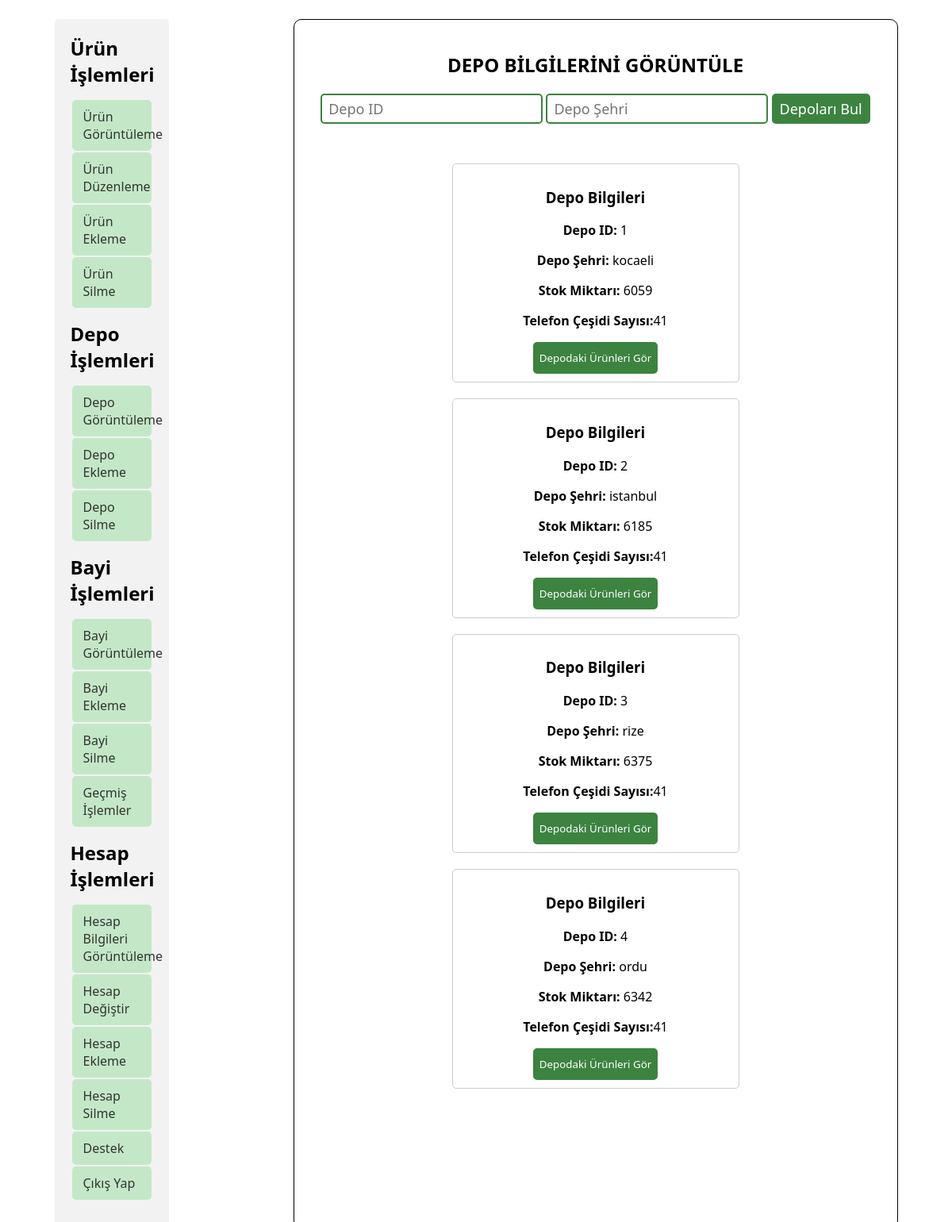
Page /php/users/master_admin/depo_islem/depo_gor.php on the earlier database version.
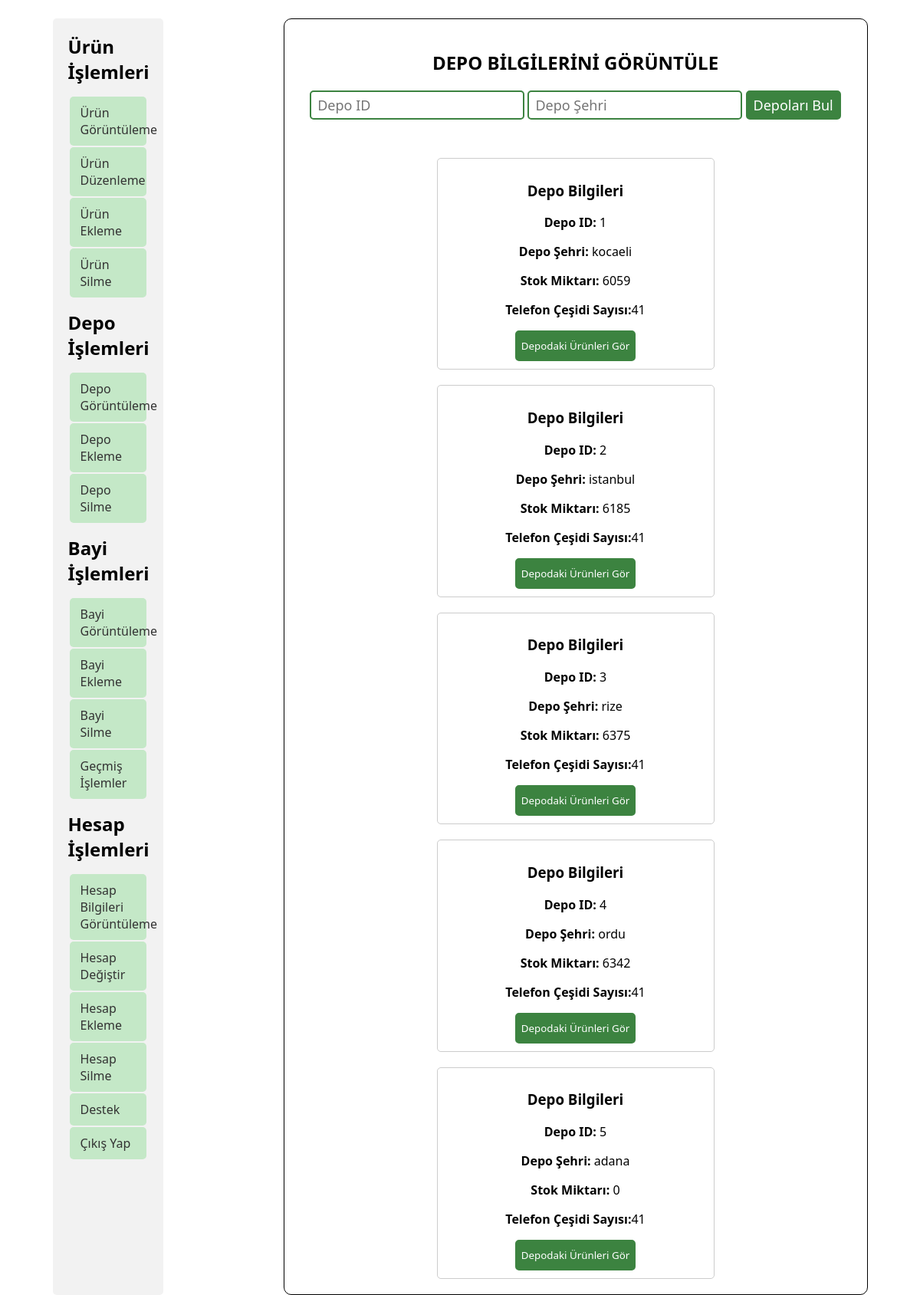
Same page on the later database version.
### tables this page shows
CREATE TABLE `depo` (
  `depo_id` int(11) NOT NULL,
  `sehir` varchar(50) DEFAULT NULL
);

### php/users/master_admin/depo_islem/depo_gor.php (the view, shortened to what this page needs)
<!DOCTYPE html>
<html lang="en">
<head>
  <link rel="stylesheet" href="../../../../css/master_admin.css">
</head>
<body>
  <div id="container">
    <div id="left_container">
      <?php include ("../left_bar.php"); ?>
    </div>
    <?php include ("../../../contact/contact.php"); ?>
    <div id="right_container">
      <div id="products_search_warehouse">
      <h2>DEPO BİLGİLERİNİ GÖRÜNTÜLE</h2>
        <form id="warehouse_info_form" method="POST">
          <input type="text" name="search_id" id="search_id" placeholder="Depo ID">
          <input type="text" name="search_town" id="search_town" placeholder="Depo Şehri">
          <button type="submit" id="search_info_button">Depoları Bul</button>
        </form>
      </div>
      <div id="warehouse_info_divs">
        <div class="card-container">
          <?php
          $query_warehouse_stock = mysqli_query($connection, 'SELECT * FROM depo_stok');
          $query_warehouse = mysqli_query($connection, 'SELECT * FROM depo');
          $telefon_cesidi = array();
          $all_data_depo_stok = array();
          while ($take = mysqli_fetch_array($query_warehouse_stock)) {
            $data = [
              "depo_id" => $take["depo_id"],
              "phone_id" => $take["telefon_id"],
              "stok" => $take["stok"]
            ];
            $all_data_depo_stok[] = $data;
            $telefon_cesidi[] = $take["telefon_id"];
          }
          $telefon_cesidi = array_unique($telefon_cesidi);
          $all_data_depo = array();
          while ($take = mysqli_fetch_array($query_warehouse)) {
            $data = [
              "depo_id" => $take["depo_id"],
              "sehir" => $take["sehir"]
            ];
            $all_data_depo[] = $data;
          }
          foreach ($all_data_depo as $depo) {
            $depo_id = $depo['depo_id'];
            $depo_sehir = $depo['sehir'];
            $stok_miktari = 0;
            foreach ($all_data_depo_stok as $depo_stok) {
              if ($depo_stok['depo_id'] == $depo_id) {
                $stok_miktari += $depo_stok['stok'];
              }
            }
            $telefon_cesidi_sayisi = count($telefon_cesidi) + 1;
            $search_id = isset($_POST["search_id"]) ? $_POST["search_id"] : "";
            $search_town = isset($_POST["search_town"]) ? $_POST["search_town"] : "";
            $display_style = "none";
            if (empty($search_id) && empty($search_town)) {
              $display_style = 'block';
            } else {
              if ($search_id == $depo["depo_id"] || $search_town == $depo["sehir"]) {
                $display_style = 'block';
              }
            }
            echo "  <div class='card' id ='warehouse_card_" . $depo_id . "' style='display: " . $display_style . "'>";
            echo "<h3>Depo Bilgileri</h3>";
            echo "<p><strong>Depo ID:</strong> " . $depo_id . "</p>";
            echo "<p><strong>Depo Şehri:</strong> " . $depo_sehir . "</p>";
            echo "<p><strong>Stok Miktarı:</strong> " . $stok_miktari . "</p>";
            echo "<p><strong>Telefon Çeşidi Sayısı:</strong>" . $telefon_cesidi_sayisi . "</p>";
            echo "<button type='button' class='warehouse_button' id='warhouse_exp_" . $depo_id . "'' >Depodaki Ürünleri Gör</button>";
            echo "</div>";
          }
          ?>
        </div>
      </div>
    </div>
  </div>
</body>
</html>

Differences in the rows shown:
added depo: depo_id "5", sehir "adana", stok_miktari "0", telefon_cesidi_sayisi "41"
